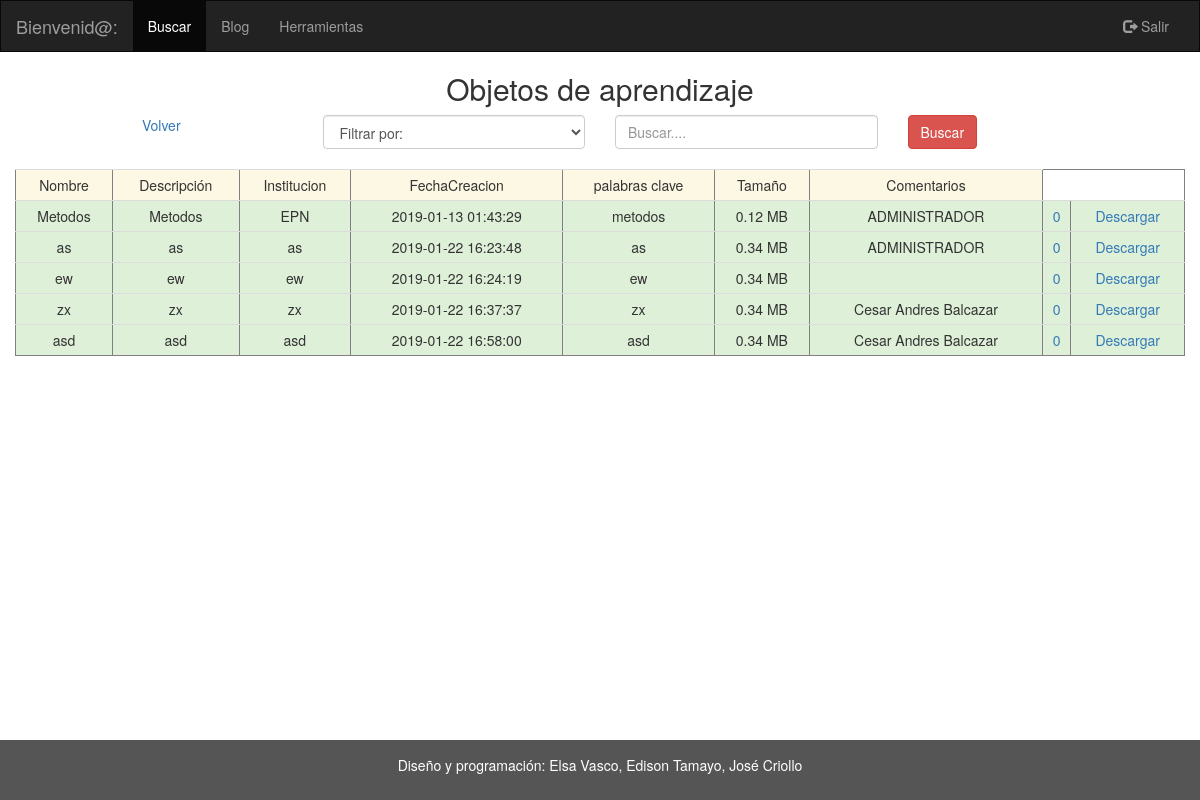
The page /aplicacion/modulos_estudiante/est_ejecutar_buscar.php on the database its author committed.
### tables this page shows
CREATE TABLE `objeto_aprendizaje` (
  `idobjeto_aprendizaje` int(11) NOT NULL,
  `nombre` varchar(45) DEFAULT NULL,
  `descripcion` varchar(500) DEFAULT NULL,
  `id_usuario` int(11) DEFAULT NULL,
  `institucion` varchar(45) DEFAULT NULL,
  `fechaCreacion` timestamp NOT NULL DEFAULT CURRENT_TIMESTAMP,
  `palabras_clave` varchar(500) DEFAULT NULL,
  `tamanio` varchar(45) DEFAULT NULL,
  `ruta` varchar(45) DEFAULT NULL,
  `materia` varchar(50) DEFAULT NULL,
  `descarga` int(11) DEFAULT NULL
);

CREATE TABLE `profesor` (
  `idprofesor` int(11) NOT NULL,
  `ci` varchar(10) DEFAULT NULL,
  `nombres` varchar(45) DEFAULT NULL,
  `apellidos` varchar(45) DEFAULT NULL,
  `id_departamento` int(11) DEFAULT NULL,
  `id_facultad` int(11) DEFAULT NULL,
  `mail` varchar(45) DEFAULT NULL,
  `id_usuario` int(11) DEFAULT NULL
);

### aplicacion/clases_negocio/funciones_oa_profesor.php (called while the page is built, shortened)
<?php
function obtener_tipo_usuario_con_id($id_usuario){
    $conexion = new Conexion();
    $statement = 'select * from usuario where idUsuario=?';
    $consulta = $conexion->prepare($statement);
    $consulta->setFetchMode(PDO::FETCH_ASSOC);
    $consulta->execute([$id_usuario]);
    if ($consulta->rowCount() != 0) {
        $fila = $consulta->fetch();
        $tipo_usuario = $fila['tipo_usuario'];
    }
    if (isset($tipo_usuario)) {
        return $tipo_usuario;
    } else {
        return null;
    }
}
function obtener_id_profesor_con_id_usuario($id_usuario) {
    $conexion = new Conexion();
    $statement = 'select pro.idprofesor from usuario as us, profesor as pro where us.idUsuario=pro.id_usuario and us.idUsuario=?';
    $consulta = $conexion->prepare($statement);
    $consulta->setFetchMode(PDO::FETCH_ASSOC);
    $consulta->execute([$id_usuario]);
    if ($consulta->rowCount() != 0) {
        $fila = $consulta->fetch();
        $id_profesor = $fila['idprofesor'];
    }
    if (isset($id_profesor)) {
        return $id_profesor;
    } else {
        return null;
    }
}
function obtener_profesor_como_arreglo($id_profesor) {
    $conexion = new Conexion();
    $statement = 'select * from profesor where idprofesor=?';
    $consulta = $conexion->prepare($statement);
    $consulta->setFetchMode(PDO::FETCH_ASSOC);
    $consulta->execute([$id_profesor]);
    if ($consulta->rowCount() != 0) {
        $fila = $consulta->fetch();
    }
    if (isset($fila)) {
        return $fila;
    } else {
        return null;
    }
}
function obtener_nro_comentarios_oa($id_objeto_aprendizaje) {
    $conexion = new Conexion();
    $statement = 'select count(*) as nro_comentarios from objeto_aprendizaje as oa, comentario as c where oa.idobjeto_aprendizaje=c.id_objeto_aprendizaje and c.id_objeto_aprendizaje=?';
    $consulta = $conexion->prepare($statement);
    $consulta->setFetchMode(PDO::FETCH_ASSOC);
    $consulta->execute([$id_objeto_aprendizaje]);
    if ($consulta->rowCount() != 0) {
        $fila = $consulta->fetch();
        $id_profesor = $fila['nro_comentarios'];
    }
    if (isset($id_profesor)) {
        return $id_profesor;
    } else {
        return null;
    }
}
?>

### aplicacion/modulos_estudiante/est_ejecutar_buscar.php (the view, shortened to what this page needs)
<!DOCTYPE html PUBLIC "-//W3C//DTD XHTML 1.0 Transitional//EN" "http://www.w3.org/TR/xhtml1/DTD/xhtml1-transitional.dtd">
<html xmlns="http://www.w3.org/1999/xhtml" lang="es">
    <head>
        <link rel="stylesheet" href="../../plugins/bootstrap/css/bootstrap.min.css"></link>
    </head>
    <body>
        <nav class="navbar navbar-inverse">
            <div class="container-fluid">
                <div class="navbar-header">
                    <a class="navbar-brand" href="#">Bienvenid@: <strong><?php echo $_SESSION['usuario'] ?></strong> </a>
                </div>
                <div class="collapse navbar-collapse" id="myNavbar">
                    <ul class="nav navbar-nav">
                        <li class="active"><a href="../modulos_estudiante/est_buscar.php">Buscar</a></li>
                        <?php
                        echo '<li><a href="https://localhost:5001/home/'.$id.'/'.$nombre.'/'.$rol.'">Blog</a></li>';
                        ?>
                        <li><a href="../modulos_estudiante/est_herramientas.php">Herramientas</a></li>
                    </ul>
                    <ul class="nav navbar-nav navbar-right">
                        <li><a href="../desconectar_sesion.php"><span class="glyphicon glyphicon-log-out"></span> Salir</a></li>
                    </ul>
                </div>
            </div>
        </nav>
        <div class="container-fluid text-center">
            <div class="row content">
                <div class="col-sm-12 text-center">
                    <h2> Objetos de aprendizaje</h2>
                    <form action="../modulos_estudiante/est_ejecutar_buscar.php" method="post" enctype="multipart/form-data">
                        <div class="col-md-3">
                            <a href="../modulos_estudiante/est_buscar.php">Volver</a>
                        </div>
                        <div class="col-md-3 text-left ">
                            <select class= "form-control" name="tipo_criterio" dir="ltr" required>
                                <option value="">Filtrar por:</option>
                            </select></br>
                        </div>
                        <div class="col-md-3 text-center">
                            <input type="text" class="form-control" id="criterio_busqueda" placeholder="Buscar...." name="criterio_busqueda" required></br>
                        </div>
                        <div class="col-md-3 text-left">
                            <button id="registrar" type="submit" class="btn btn-danger">Buscar</button>
                        </div>
                    </form>
                    <?php
                    require '../clases_negocio/funciones_oa_profesor.php';
                    $statement = 'select * from objeto_aprendizaje';
                    $conexion = new Conexion();
                    $consulta = $conexion->prepare($statement);
                    $consulta->setFetchMode(PDO::FETCH_ASSOC);
                    $consulta->execute();
                    echo '<table border ="1|1" class="table table-condensed";>';
                    echo '<tr class="warning">';
                    echo '<td>Nombre</td>';
                    echo '<td>Descripción</td>';
                    echo '<td>Institucion</td>';
                    echo '<td>FechaCreacion</td>';
                    echo '<td>palabras clave</td>';
                    echo '<td>Tamaño</td>';
                    echo '<td>Comentarios</td>';
                    echo "</tr>";
                    if ($consulta->rowCount() != 0) {
                        while ($row = $consulta->fetch()) {
                            echo '<tr class="success">';
                            echo '<td>' . $row['nombre'] . '</td>';
                            echo '<td>' . $row['descripcion'] . '</td>';
                            echo '<td>' . $row['institucion'] . '</td>';
                            echo '<td>' . $row['fechaCreacion'] . '</td>';
                            echo '<td>' . $row['palabras_clave'] . '</td>';
                            echo '<td>' . number_format($row['tamanio'] / 1e6, 2, '.', '') . ' MB' . '</td>';
                            if (obtener_tipo_usuario_con_id($row['id_usuario']) == 'ADM') {
                                echo '<td>ADMINISTRADOR</td>';
                            } else {
                                $profesor = obtener_profesor_como_arreglo(obtener_id_profesor_con_id_usuario($row['id_usuario']));
                                echo '<td>' . $profesor['nombres'] . ' ' . $profesor['apellidos'] . '</td>';
                            }
                            echo '<td><a href="est_comentarios.php?id=' . $row['idobjeto_aprendizaje'] . '">' . obtener_nro_comentarios_oa($row['idobjeto_aprendizaje']) . '</a></td>';
                            echo '<td><a href="' . $row['ruta'] . '">Descargar</a></td>';
                            echo '</tr>';
                        }
                    }
                    echo '</table>';
                    ?>
                </div>
            </div>
        </div>
        <footer class="container-fluid text-center">
            <p>Diseño y programación: Elsa Vasco, Edison Tamayo, José Criollo</p>
        </footer>
    </body>
</html>

### aplicacion/modulos_estudiante/est_ejecutar_buscar.php (style rules this page uses)
.navbar { margin-bottom: 0; border-radius: 0; }
.row.content { height: 390px }
html { min-height: 100%; position: relative; }
body { margin:0; margin-bottom: 40px; }
footer { background-color: #555; color: white; padding: 15px; position: absolute; bottom: 0; width: 100%; }
.table > tbody > tr > td { vertical-align: middle; }

### rows shown on the page
objeto_aprendizaje: nombre "Metodos", descripcion "Metodos", institucion "EPN", fechaCreacion "2019-01-13 01:43:29", palabras_clave "metodos", $row['tamanio']/1e6 "0.12", shows "ADMINISTRADOR", idobjeto_aprendizaje "0"
objeto_aprendizaje: nombre "as", descripcion "as", institucion "as", fechaCreacion "2019-01-22 16:23:48", palabras_clave "as", $row['tamanio']/1e6 "0.34", shows "ADMINISTRADOR", idobjeto_aprendizaje "0"
objeto_aprendizaje: nombre "ew", descripcion "ew", institucion "ew", fechaCreacion "2019-01-22 16:24:19", palabras_clave "ew", $row['tamanio']/1e6 "0.34", idobjeto_aprendizaje "0"
objeto_aprendizaje: nombre "zx", descripcion "zx", institucion "zx", fechaCreacion "2019-01-22 16:37:37", palabras_clave "zx", $row['tamanio']/1e6 "0.34", id_usuario.nombres "Cesar Andres", id_usuario.apellidos "Balcazar", idobjeto_aprendizaje "0"
objeto_aprendizaje: nombre "asd", descripcion "asd", institucion "asd", fechaCreacion "2019-01-22 16:58:00", palabras_clave "asd", $row['tamanio']/1e6 "0.34", id_usuario.nombres "Cesar Andres", id_usuario.apellidos "Balcazar", idobjeto_aprendizaje "0"
